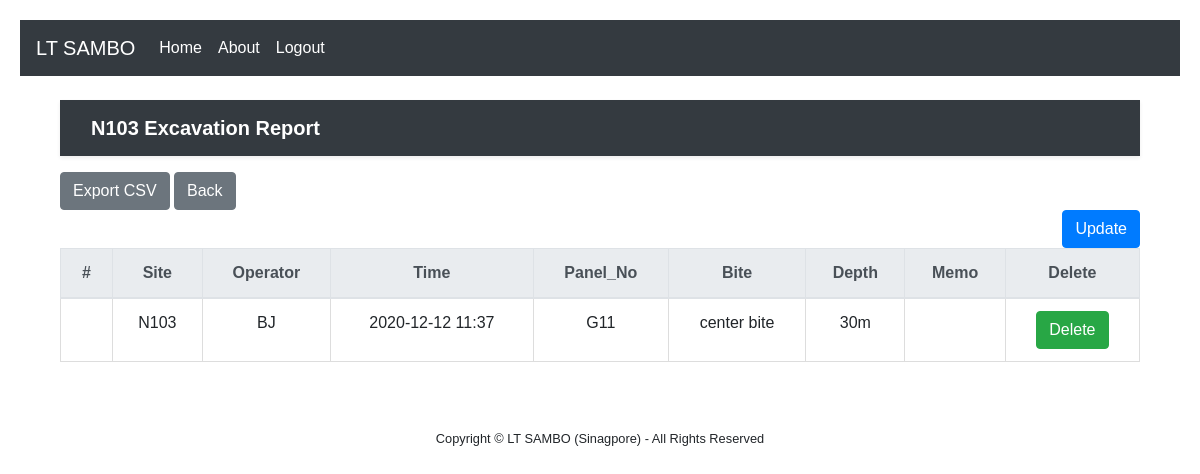
Before: /N103/ (signed in) with the older database file.
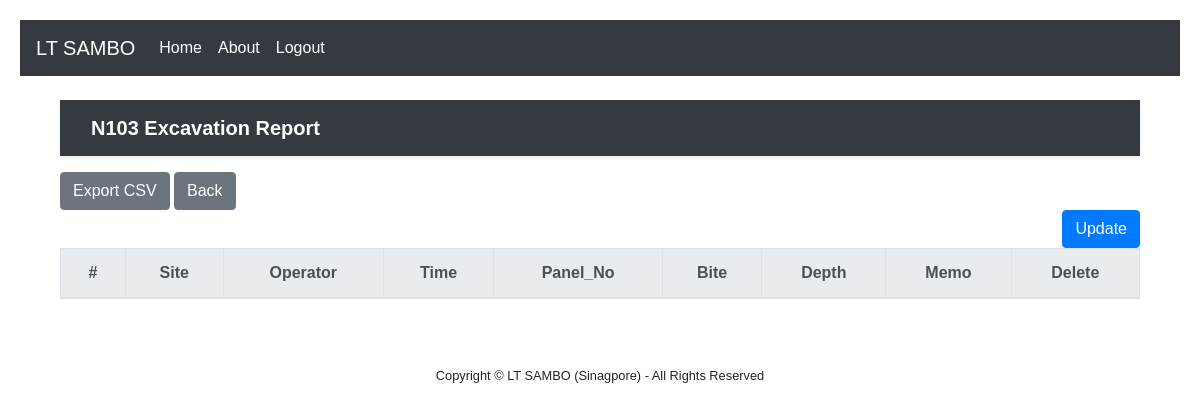
After: the same page with the newer database file.
### pages/models.py (models this page shows)
class Board_N103(models.Model):
    Site = models.CharField(max_length=10, null=False)
    Operator = models.CharField(max_length=10, null=False)
    Panel_No = models.CharField(max_length=20, null=False)
    Bite = models.CharField(max_length=20, null=False)
    Depth = models.CharField(max_length=20, null=False)
    Memo = models.CharField(max_length=30, null=False)
    created_date = models.DateTimeField(auto_now_add=True)
    modified_date = models.DateTimeField(auto_now=True)

### pages/views.py (the view)
# urls.py: path('N103/', views.Site_N103, name='N103'),
def Site_N103(request):
    boards_n103 = {'boards_n103': Board_N103.objects.all()}
    return render(request, 'N103.html', boards_n103)

### pages/templates/N103.html (shortened to what this page needs)
{% extends 'base.html' %}
{% block content %}
{% if user.is_authenticated %}
{% load static %}
<div class ="container">
<!DOCTYPE html>
<html lang="ko">
<head>
    <link rel="stylesheet" href="{% static 'bootstrap/css/style.css' %}" >
</head>
<body>
<header>
    <div class="navbar navbar-dark bg-dark shadow-sm mb-3">
        <div class="container d-flex justify-content-between">
            <a href="/" class="navbar-brand d-flex align-items-center">
                <strong>N103 Excavation Report</strong>
            </a>
        </div>
    </div>
</header>
<div class="responsive-container">
    <a href="{% url 'export-n103-csv' %}" class="btn btn-secondary">Export CSV</a>
    <a class="btn btn-secondary" href="{% url 'home' %}" role="button">Back</a>
    <div class="row">
        <div class="col-auto mr-auto"></div>
        <div class="col-auto">
            <a class="btn btn-primary" href="/post_n103" role="button">Update</a>
        </div>
    </div>
    <table class="table">
        <thead class="thead-light">
        <tr class="text-center">
            <th scope="col">#</th>
            <th scope="col">Site</th>
            <th scope="col">Operator</th>
            <th scope="col">Time</th>
            <th scope="col">Panel_No</th>
            <th scope="col">Bite</th>
            <th scope="col">Depth</th>
            <th scope="col">Memo</th>
            <th scope="col">Delete</th>
        </tr>
        </thead>
        <tbody>
        {% for board_n103 in boards_n103 %}
        <tr class="text-center">
            <th scope="row">
            </th>
            <td data-label="Site">
                <span>{{ board_n103.Site }}</span>
            </td>
            <td data-label="Operator">
                <span>{{ board_n103.Operator }}</span>
            </td>
             <td data-label="Time">
                <span>{{ board_n103.created_date | date:"Y-m-d h:i" }}</span>
            </td>
            <td data-label="Panel_No">
                <span>{{ board_n103.Panel_No }}</span>
            </td>
            <td data-label="Bite_No">
                <span>{{ board_n103.Bite }}</span>
            </td>
            <td data-label="Depth">
                <span>{{ board_n103.Depth }}</span>
            </td>
            <td data-label="Memo">
            </td>
            <td>
                <a href="/delete_N103/{{ board_n103.id }}"><span class="btn btn-success"  >Delete</span></a>
            </td>
        </tr>
        {% endfor %}
        </tbody>
    </table>
</div>
</body>
</html>
{% else %}
Login first!
{% endif %}
{% endblock %}

Changed rows visible on the page:
removed Board_N103: Site "N103", Operator "BJ", created_date "2020-12-12 11:37", Panel_No "G11", Bite "center bite", Depth "30m"
